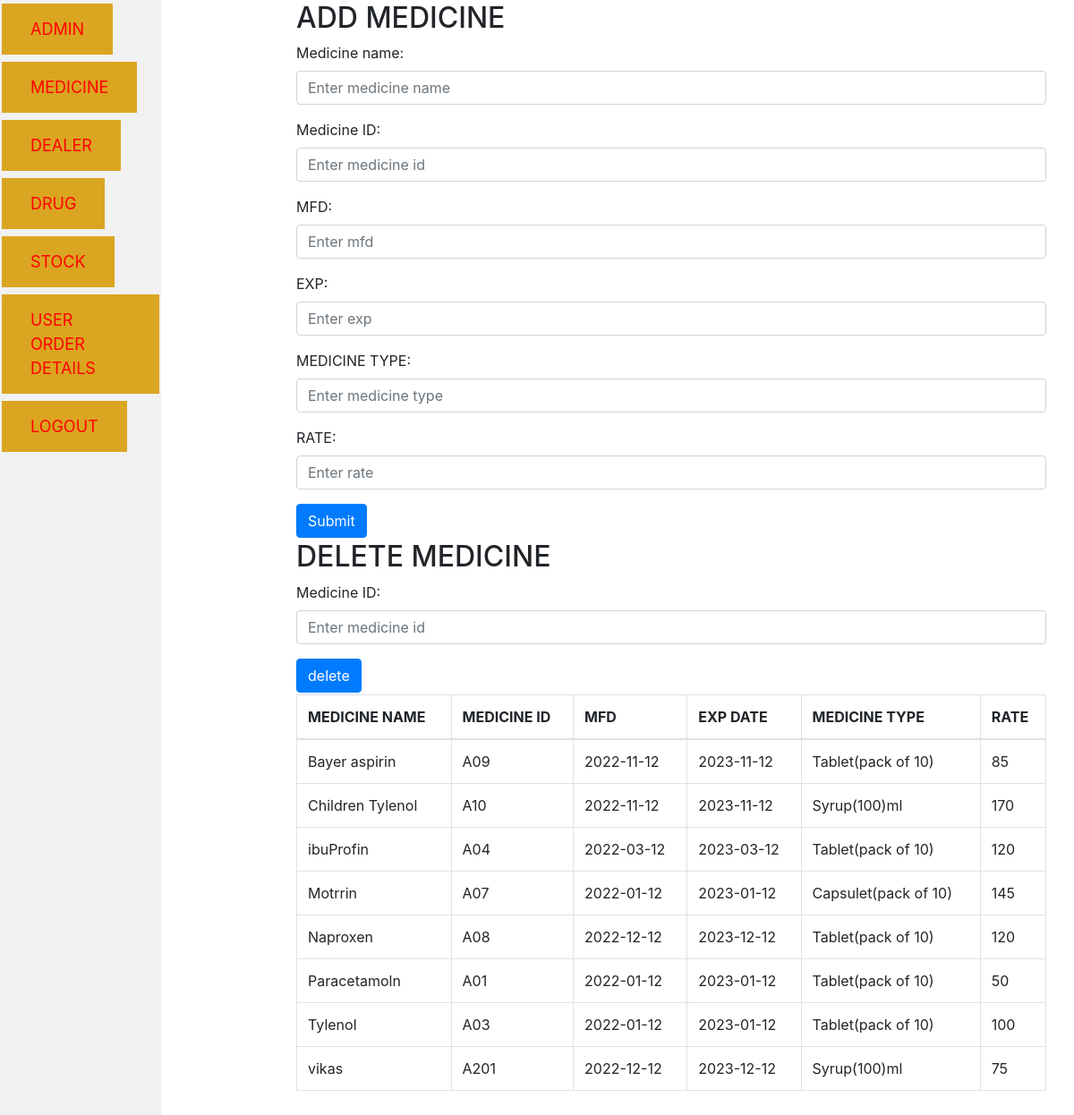
The app's page /medicine.php with its own data.
### tables this page shows
CREATE TABLE `medicine` (
  `medicine_name` varchar(100) NOT NULL,
  `medicine_id` varchar(100) NOT NULL,
  `MFD` date DEFAULT NULL,
  `EXP` date DEFAULT NULL,
  `medicine_type` varchar(100) DEFAULT NULL,
  `rate` int(11) DEFAULT NULL
);

### medicine.php (the view, shortened to what this page needs)
<!DOCTYPE html>
<html lang="en">
<head>
    <link rel="stylesheet" href="adminstyle.css">
    <link rel="stylesheet" href="https://cdn.jsdelivr.net/npm/bootstrap@4.6.1/dist/css/bootstrap.min.css">
</head>
<body>
            <ul>
                <li><a href="adminpage.php" class="button">ADMIN</a></li>
                <li><a href="#" class="button">MEDICINE</a></li>
                <li><a href="dealer.php" class="button">DEALER</a></li></li>
                <li><a href="drug.php" class="button">DRUG</a></li>
                <li><a href="stock.php"class="button">STOCK</a></li>
                <li class="nav"><a href="adminuserorder.php"class="button">USER ORDER DETAILS</a></li>
                <li><a href="index.php?logout='1'"class="button">LOGOUT</a></li>
            </ul>
            <div style="margin-left:25%;padding:1px 16px;">
            <div class="container">
           <h2>ADD MEDICINE</h2>
         <form action="medicineinsert.php">
          <div class="form-group">
      <label for="medicinename">Medicine name:</label>
      <input type="text" class="form-control" id="medicinename" placeholder="Enter medicine name" name="medicinename">
    </div>
    <div class="form-group">
      <label for="pwd">Medicine ID:</label>
      <input type="text" class="form-control" id="medicineid" placeholder="Enter medicine id" name="medicineid">
    </div>
    <div class="form-group">
      <label for="mfd">MFD:</label>
      <input type="text" class="form-control" id="mfd" placeholder="Enter mfd" name="mfd">
    </div>
    <div class="form-group">
      <label for="exp">EXP:</label>
      <input type="text" class="form-control" id="exp" placeholder="Enter exp" name="exp">
    </div>
    <div class="form-group">
      <label for="medicine_type">MEDICINE TYPE:</label>
      <input type="text" class="form-control" id="medicine_type" placeholder="Enter medicine type" name="medicinetype">
    </div>
    <div class="form-group">
      <label for="rate">RATE:</label>
      <input type="text" class="form-control" id="rate" placeholder="Enter rate" name="rate">
    </div>
    <button type="submit" class="btn btn-primary">Submit</button>
 </form>
 </div>
</div>
<div style="margin-left:25%;padding:1px 16px;">
            <div class="container">
<h2>DELETE MEDICINE</h2>
         <form action="medicinedelete.php">
    <div class="form-group">
      <label for="delmedicine">Medicine ID:</label>
      <input type="text" class="form-control" id="delmedicine" placeholder="Enter medicine id" name="delmedicine">
    </div>
    <button type="submit" class="btn btn-primary">delete</button>
 </form>
</div>
</div>
<div style="margin-left:25%;padding:1px 16px;height:1000px;">
<div class="container">
<?php
   $con=mysqli_connect('localhost', 'root', '', 'pharmacybyshree');
   $result = mysqli_query($con,"SELECT * FROM medicine");
   echo "<table border='1' class='table table-bordered'>
    <tr>
      <th>MEDICINE NAME</th>
      <th>MEDICINE ID</th>
      <th>MFD</th>
      <th>EXP DATE</th>
      <th>MEDICINE TYPE</th>
      <th>RATE</th>
    </tr>";
   echo "<tbody id='myTable'>";
   while($row = mysqli_fetch_array($result)) {
      echo "<tr>";
      echo "<td>" . $row['medicine_name'] . "</td>";
      echo "<td>" . $row['medicine_id'] . "</td>";
      echo "<td>" . $row['MFD'] . "</td>";
      echo "<td>" . $row['EXP'] . "</td>";
      echo "<td>" . $row['medicine_type'] . "</td>";
      echo "<td>" . $row['rate'] . "</td>";
      echo "</tr>";
   }
   echo "</tbody>";
   echo "</table>";
 ?>
 </div>
</div>
</body>
</html>

### adminstyle.css (style rules this page uses)
body { margin: 0; }
ul { list-style-type: none; margin: 0; padding: 0; width: 15%; background-color: #f1f1f1; position: fixed; height: 100%; overflow: auto; }
li a { display: block; color: #000; padding: 8px 16px; text-decoration: none; }
body { background-color: whitesmoke; }
.button { background-color: goldenrod; border: none; color: red; padding: 15px 32px; text-decoration: none; display: inline-block; font-size: 18px; margin: 4px 2px; -webkit-transition-duration: 0.4s; transition-duration: 0.4s; }

### records on screen
medicine: medicine_name "Bayer aspirin", medicine "A09", MFD "2022-11-12", EXP "2023-11-12", medicine_type "Tablet(pack of 10)", rate "85"
medicine: medicine_name "Children Tylenol", medicine "A10", MFD "2022-11-12", EXP "2023-11-12", medicine_type "Syrup(100)ml", rate "170"
medicine: medicine_name "ibuProfin", medicine "A04", MFD "2022-03-12", EXP "2023-03-12", medicine_type "Tablet(pack of 10)", rate "120"
medicine: medicine_name "Motrrin", medicine "A07", MFD "2022-01-12", EXP "2023-01-12", medicine_type "Capsulet(pack of 10)", rate "145"
medicine: medicine_name "Naproxen", medicine "A08", MFD "2022-12-12", EXP "2023-12-12", medicine_type "Tablet(pack of 10)", rate "120"
medicine: medicine_name "Paracetamoln", medicine "A01", MFD "2022-01-12", EXP "2023-01-12", medicine_type "Tablet(pack of 10)", rate "50"
medicine: medicine_name "Tylenol", medicine "A03", MFD "2022-01-12", EXP "2023-01-12", medicine_type "Tablet(pack of 10)", rate "100"
medicine: medicine_name "vikas", medicine "A201", MFD "2022-12-12", EXP "2023-12-12", medicine_type "Syrup(100)ml", rate "75"
